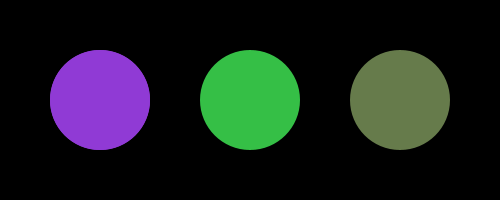
Frame 1 (no input)
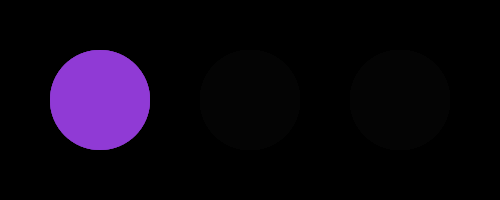
Frame 60 (the mouse pressed at the canvas centre just before this capture)
Frame 120 (the mouse held since frame 60 and released just before this capture): identical to frame 60, image omitted

The Processing sketch that drew these frames (run headless with seeded random() and noise(); from frame 60 on, the mouse is pressed at the canvas centre):

// Processing sketch: P_20180208_Lab_Assignment_2
// ── P_20180208_Lab_Assignment_2.pde
// Lab Assignment 2: Fading Circles
// Ye-Hwan Kim, 8 Feb 2018
// Directory ID : ykim21
// University ID : 115407602
// Section : 0101
// I pledge on my honor that I have not given or received any unauthorized assistance on this assignment/examination.

// Canvas settings
void setup() {
  size(500, 200);
  background(0);
  noStroke();
  frameRate(10);
}

// Variables for Circle 1
float r1 = random(0, 255); // red
float g1 = random(0, 255); // green
float b1 = random(0, 255); // blue
int i1 = int((r1+g1+b1)/3); // intensity

// Variables for Circle 2
float r2 = random(0, 255);
float g2 = random(0, 255);
float b2 = random(0, 255);
int i2 = int((r2+g2+b2)/3);

// Variables for Circle 3
float r3 = random(0, 255);
float g3 = random(0, 255);
float b3 = random(0, 255);
int i3 = int((r3+g3+b3)/3);

// Variable for initial draw
boolean ini = true;

void draw() {
  // Initial draw
  if (ini) {
    fill(r1, g1, b1);
    ellipse(100, 100, 100, 100);
    fill(r2, g2, b2);
    ellipse(250, 100, 100, 100);
    fill(r3, g3, b3);
    ellipse(400, 100, 100, 100);
    ini = false;
  }

  // Intensity comparing
  if (i1>=i2 && i1>=i3) {
    fill(r1, g1, b1);
    ellipse(100, 100, 100, 100);
  }
  if (i2>=i1 && i2>=i3) {
    fill(r2, g2, b2);
    ellipse(250, 100, 100, 100);
  }
  if (i3>=i1 && i3>=i2) {
    fill(r3, g3, b3);
    ellipse(400, 100, 100, 100);
  }

  // Fading
  fill(0, 31);
  rect(0, 0, width, height);
}
